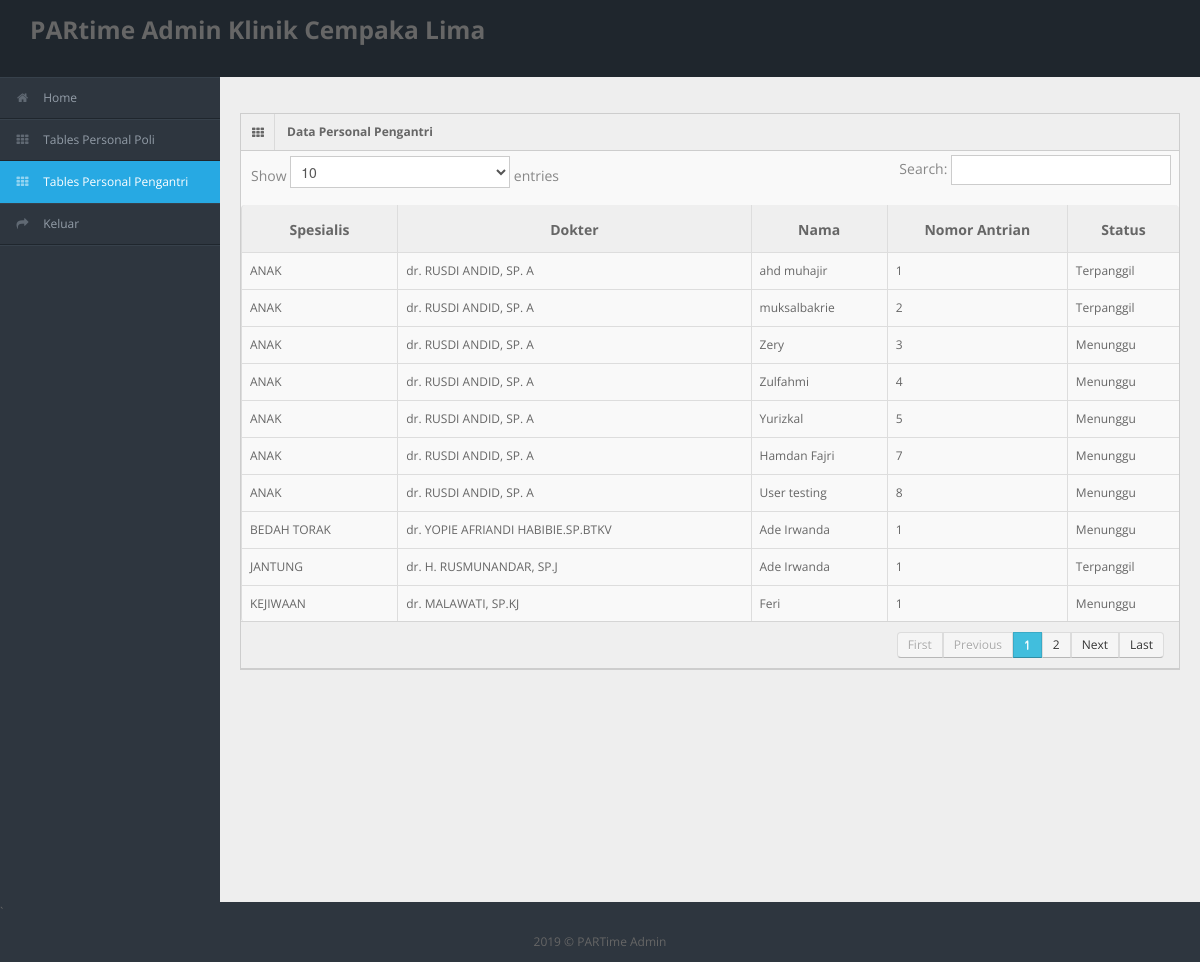
The page /PARtime2/pengantri_hospital.php (signed in) on the database its author committed.
### tables this page shows
CREATE TABLE `pengantri_cempaka` (
  `id` int(100) NOT NULL,
  `nomor` varchar(100) DEFAULT NULL,
  `nama` varchar(100) DEFAULT NULL,
  `spesialis` varchar(100) DEFAULT NULL,
  `dokter` varchar(100) DEFAULT NULL,
  `status` varchar(10) DEFAULT NULL
);

### PARtime2/pengantri_hospital.php (the view, shortened to what this page needs)
<?php
  include ('app/conn.php');
  $tabel = $_SESSION["tabel"];
?>
<div id="header">
  <h3 class="span12"><a>PARtime Admin <?php echo  $_SESSION["titel"] ;  ?></a></h3>
</div>
<div id="sidebar"> <a href="#" class="visible-phone"><i class="icon icon-th"></i>Tables</a>
    <ul>
      <li><a href="index_master_hospital.php"><i class="icon icon-home"></i> <span>Home</span></a> </li>
      <li ><a href="tables_hospital.php"><i class="icon icon-th"></i> <span>Tables Personal Poli</span></a></li>
      <li class="active"><a href="pengantri_hospital.php"><i class="icon icon-th"></i> <span>Tables Personal Pengantri</span></a></li>
      <li> <a onclick="return confirm('Apakah yakin keluar?')"  href="app/logout.php"><i class="icon icon-share-alt"></i> <span>Keluar</span></a></li>
    </ul>
</div>
<div id="content">
  <div class="container-fluid">
    <div class="row-fluid">
      <div class="span12">
        <div class="widget-box">
          <div class="widget-title"> <span class="icon"><i class="icon-th"></i></span>
            <h5>Data Personal Pengantri</h5>
          </div>
          <div class="widget-content nopadding">
            <table class="table table-bordered data-table">
              <thead>
                <tr>
                  <th><h5>Spesialis</h5></th>
                  <th><h5>Dokter</h5></th>
                  <th><h5>Nama</h5></th>
                  <th><h5>Nomor Antrian</h5></th>
                  <th><h5>Status</h5></th>
                </tr>
              </thead>
                  <tbody>
                <?php
                $query = mysqli_query($connect,"SELECT * FROM pengantri_$tabel");
                while ($data=mysqli_fetch_array($query))
                { $id=$data['id'];
                  if($data['status']=='1')
                  {
                    $status ="Menunggu";
                  }else
                  {
                    $status ="Terpanggil";
                  }?>
                    <tr class="grade">
                      <td><?php echo $data['spesialis']; ?></td>
                      <td><?php echo $data['dokter']; ?></td>
                      <td><?php echo $data['nama']; ?></td>
                      <td><?php echo $data['nomor']; ?></td>
                      <td><?php echo $status; ?></td>
                    </tr>
                <?php } ?>
                  </tbody>
            </table>
          </div>
        </div>
      </div>
    </div>
  </div>
</div>
<div class="row-fluid">`
  <div id="footer" class="span12"> <?php echo date("Y");?> &copy; PARTime Admin</div>
</div>

### PARtime2/css/matrix-style.css (style rules this page uses)
* { outline:none !important; -moz-outline: none !important; }
html, body { height:100% }
body { overflow-x: hidden; margin-top: -10px; font-family: 'Open Sans', sans-serif; font-size:12px; color:#666; }
a { color:#666; }
select, textarea, input[type="text"], input[type="password"], input[type="datetime"], input[type="datetime-local"], input[type="date"], input[type="month"], input[type="time"], input[type="week"], input[type="number"], input[type="email"], input[type="url"], input[type="search"], input[type="tel"], input[type="color"], .uneditable-input, .label, .dropdown-menu, .btn, .well, .progress, .table-bordered, .btn-group > .btn:first-child, .btn-group > .btn:last-child, .btn-group > .btn:last-child, .btn-group > .dropdown-toggle, .alert { border-radius:0px; }
#footer { padding:10px; text-align:center; }
#header { height: 77px; position: relative; width: 100%; z-index: -9; }
#user-nav > ul > li > a > i, #sidebar li a i { opacity: .5; margin-top: 2px; }
#sidebar { display: block; float: left; position: relative; width: 220px; z-index: 16; }
#sidebar > ul { list-style: none; margin: 0px 0 0; padding: 0; position: absolute; width: 220px; }
#sidebar > ul > li { display: block; position: relative; }
#sidebar > ul > li > a { padding: 10px 0 10px 15px; display: block; color: #939da8; }
#sidebar > ul > li > a > i { margin-right: 10px; }
#sidebar > ul > li.active > a { background: url("../img/menu-active.png") no-repeat scroll right center transparent !important; text-decoration:none; }
#content { background: none repeat scroll 0 0 #eeeeee; margin-left: 220px; margin-right: 0; padding-bottom: 25px; position: relative; min-height:100%; width: auto; }
.container-fluid .row-fluid:first-child { margin-top: 20px; }
.stat-boxes .peity_bar_good, .stat-boxes .peity_line_good, { color: #459D1C; }
.widget-box { background: none repeat scroll 0 0 #F9F9F9; border-left: 1px solid #CDCDCD; border-top: 1px solid #CDCDCD; border-right: 1px solid #CDCDCD; clear: both; margin-top: 16px; margin-bottom: 16px; position: relative; }
.widget-title, .modal-header, .table th, div.dataTables_wrapper .ui-widget-header { background:#efefef; border-bottom: 1px solid #CDCDCD; height: 36px; }
.widget-title span.icon { padding: 9px 10px 7px 11px; float: left; border-right:1px solid #dadada; }
.widget-title h5 { color: #666; float: left; font-size: 12px; font-weight: bold; padding: 12px; line-height: 12px; margin: 0; }
.widget-content { padding:15px; border-bottom: 1px solid #cdcdcd; }
.table th { height: auto; font-size: 10px; padding: 5px 10px 2px; border-bottom: 0; text-align: center; color: #666666; }
.nopadding { padding: 0 !important; }
.nopadding .table { margin-bottom: 0; }
.nopadding .table-bordered { border: 0; }

### PARtime2/css/matrix-media.css (style rules this page uses)
body { background:#2E363F; }
#header { background-color: #1f262d; margin-top:10px; }
#sidebar > ul { border-bottom: 1px solid #37414b }
#sidebar > ul > li { border-top: 1px solid #37414b; border-bottom: 1px solid #1f262d; }
#sidebar > ul > li.active { background-color: #27a9e3; border-bottom: 1px solid #27a9e3; border-top: 1px solid #27a9e3; }
#sidebar > ul > li.active a { color:#fff; text-decoration:none; }

### rows shown on the page
pengantri_cempaka: spesialis "ANAK", dokter "dr. RUSDI ANDID, SP. A", nama "ahd muhajir", nomor "1", status "Terpanggil"
pengantri_cempaka: spesialis "ANAK", dokter "dr. RUSDI ANDID, SP. A", nama "muksalbakrie", nomor "2", status "Terpanggil"
pengantri_cempaka: spesialis "ANAK", dokter "dr. RUSDI ANDID, SP. A", nama "Zery", nomor "3", status "Menunggu"
pengantri_cempaka: spesialis "ANAK", dokter "dr. RUSDI ANDID, SP. A", nama "Zulfahmi", nomor "4", status "Menunggu"
pengantri_cempaka: spesialis "ANAK", dokter "dr. RUSDI ANDID, SP. A", nama "Yurizkal", nomor "5", status "Menunggu"
pengantri_cempaka: spesialis "ANAK", dokter "dr. RUSDI ANDID, SP. A", nama "Hamdan Fajri", nomor "7", status "Menunggu"
pengantri_cempaka: spesialis "KEJIWAAN", dokter "dr. MALAWATI, SP.KJ", nama "Feri", nomor "1", status "Menunggu"
pengantri_cempaka: spesialis "JANTUNG", dokter "dr. H. RUSMUNANDAR, SP.J", nama "Ade Irwanda", nomor "1", status "Terpanggil"
pengantri_cempaka: spesialis "BEDAH TORAK", dokter "dr. YOPIE AFRIANDI HABIBIE.SP.BTKV", nama "Ade Irwanda", nomor "1", status "Menunggu"
pengantri_cempaka: spesialis "ANAK", dokter "dr. RUSDI ANDID, SP. A", nama "User testing", nomor "8", status "Menunggu"

### other values the page prints
$_SESSION["titel"] "Klinik Cempaka Lima"
